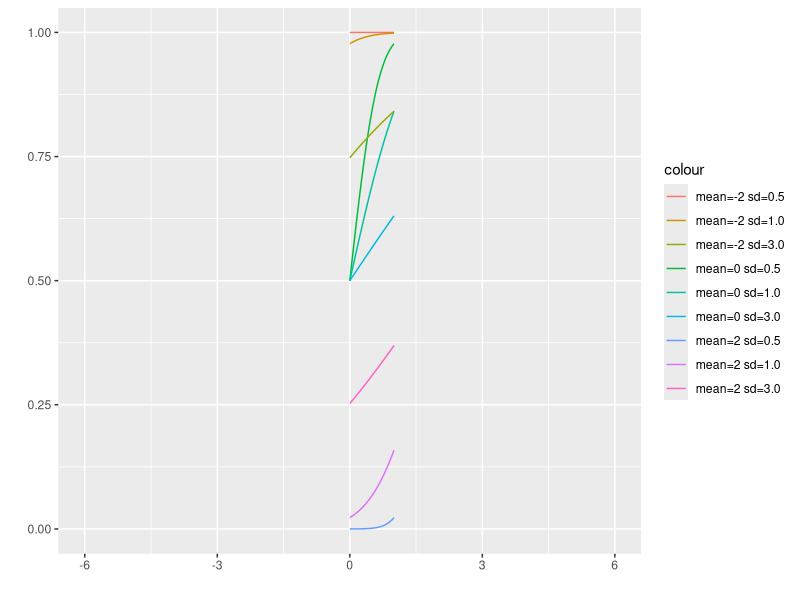

Recreate this plot in R.
library(ggplot2)
par <- expand.grid(
  mean = c(-2, 0, 2),
  sd = c(.5, 1, 3))
ggplot(data = NULL) +
  aes(xmin = -6, xmax = 6) +
  mapply(
    function(mean, sd, co){
      stat_function(
        fun = pnorm,
        args=list(mean = mean,
                  sd = sd),
        aes_q(color=co))
    },
    par$mean, 
    par$sd, 
    sprintf("mean=%.0f sd=%.1f", 
            par$mean, par$sd)
  ) +
  xlab("") +
  ylab("")